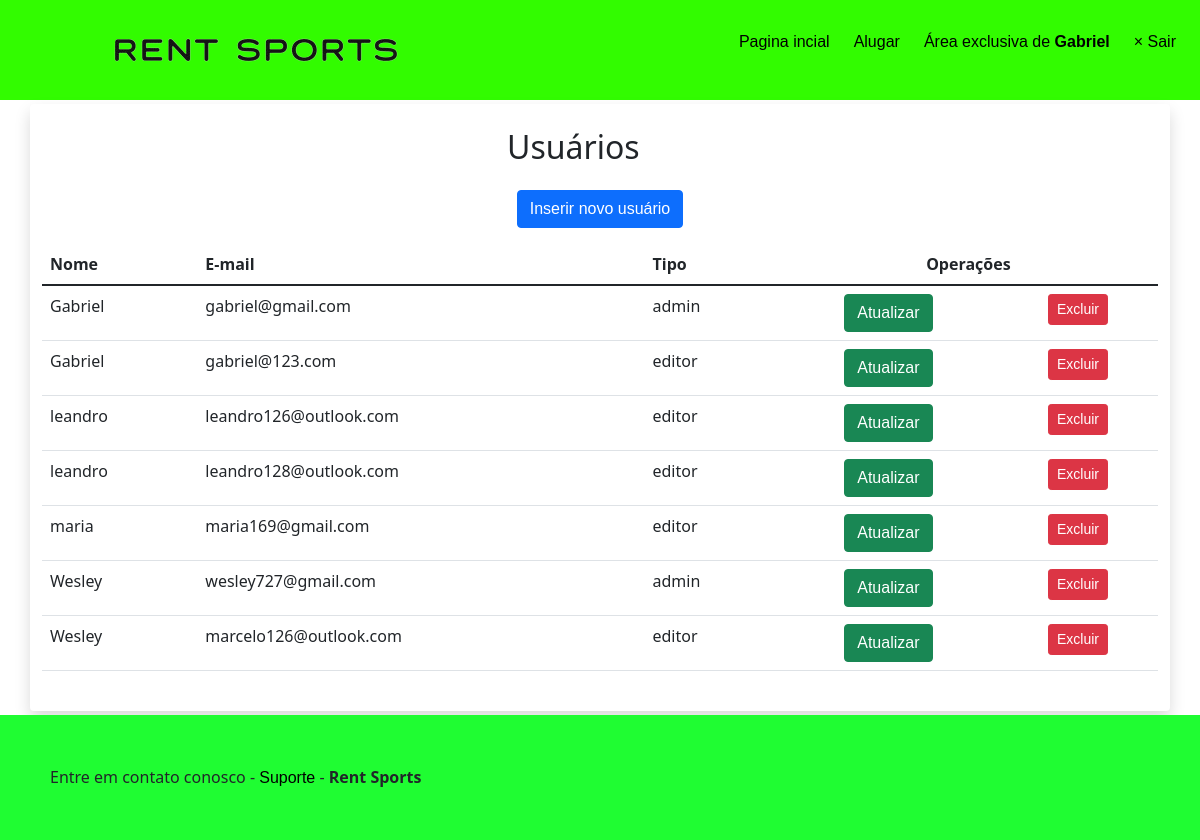
/admin/usuarios.php (signed in), run on the app's committed database.
### tables this page shows
CREATE TABLE `usuarios` (
  `id` smallint(6) NOT NULL,
  `nome` varchar(45) NOT NULL,
  `email` varchar(40) NOT NULL,
  `senha` varchar(255) NOT NULL,
  `tipo` enum('admin','editor') NOT NULL
);

### includes/funcoes-usuarios.php (called while the page is built, shortened)
<?php
function lerUsuarios(mysqli $conexao):array {
    $sql = "SELECT id, nome, email, tipo FROM usuarios ORDER BY nome";
    $resultado = mysqli_query($conexao, $sql) or die(mysqli_error($conexao));
    $usuarios = [];
    while($usuario = mysqli_fetch_assoc($resultado)) {
        array_push($usuarios, $usuario);
    }
    return $usuarios;
}

### admin/usuarios.php (the view)
<?php
require "../includes/cabecalho-admin.php";
require "../includes/funcoes-usuarios.php";
$usuarios = lerUsuarios($conexao);
$quantidade = count($usuarios);
?>
<div class="row">
	<article class="col-12 bg-white rounded shadow my-1 py-4">
		<h2 class="text-center">
		Usuários <span class="badge badge-primary"><?=$quantidade?></span>
		</h2>
		<p class="lead text-right">
				<a class="btn btn-primary" href="usuario-insere.php">Inserir novo usuário</a>
		</p>
		<div class="table-responsive">
			<table class="table table-hover">
				<thead class="thead-light">
					<tr>
						<th>Nome</th>
						<th>E-mail</th>
						<th>Tipo</th>
						<th colspan="2" class="text-center">Operações</th>
					</tr>
				</thead>
				<tbody>
<?php foreach( $usuarios as $usuario ) { ?>
					<tr>
						<td> <?=$usuario['nome']?> </td>
						<td> <?=$usuario['email']?> </td>
						<td> <?=$usuario['tipo']?> </td>
						<td class="text-center">
							<a class="btn btn-success"
							href="usuario-atualiza.php?id=<?=$usuario['id']?>">
								Atualizar
							</a>
						</td>
						<td class="text-center">
							<a class="btn btn-danger btn-sm excluir"
							href="usuario-exclui.php?id=<?=$usuario['id']?>">
								Excluir
							</a>
						</td>
					</tr>
<?php } ?>
				</tbody>
			</table>
	</div>
	</article>
</div>
<?php require "../includes/rodape-admin.php" ?>

### css/projeto.css (style rules this page uses)
* { box-sizing: border-box; margin: 0; padding: 0%; }
a { color: black; text-decoration: none; font-family: sans-serif; }
article p { margin-top: 20px; text-align: center; font-size: 18px; }
h2 { text-align: center; }
body { display: flex; min-height: 100vh; flex-direction: column; background-attachment: fixed; }

### data on the page
usuarios: nome "Gabriel", email "gabriel@gmail.com", tipo "admin"
usuarios: nome "Gabriel", email "gabriel@123.com", tipo "editor"
usuarios: nome "leandro", email "leandro126@outlook.com", tipo "editor"
usuarios: nome "leandro", email "leandro128@outlook.com", tipo "editor"
usuarios: nome "maria", email "maria169@gmail.com", tipo "editor"
usuarios: nome "Wesley", email "wesley727@gmail.com", tipo "admin"
usuarios: nome "Wesley", email "marcelo126@outlook.com", tipo "editor"

### other printed values
$_SESSION['nome'] "Gabriel"
